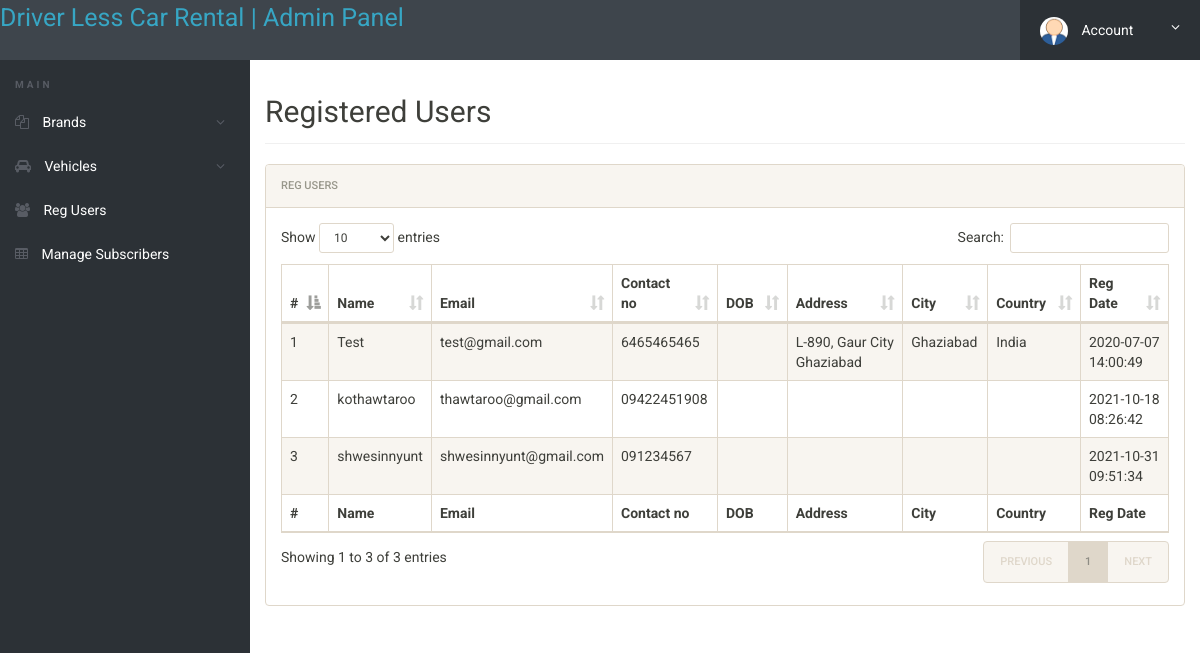
The page /admin/reg-users.php (signed in) on the database its author committed.
### tables this page shows
CREATE TABLE `tblusers` (
  `id` int(11) NOT NULL,
  `FullName` varchar(120) DEFAULT NULL,
  `EmailId` varchar(100) DEFAULT NULL,
  `Password` varchar(100) DEFAULT NULL,
  `ContactNo` char(11) DEFAULT NULL,
  `dob` varchar(100) DEFAULT NULL,
  `Address` varchar(255) DEFAULT NULL,
  `City` varchar(100) DEFAULT NULL,
  `Country` varchar(100) DEFAULT NULL,
  `RegDate` timestamp NULL DEFAULT current_timestamp(),
  `UpdationDate` timestamp NULL DEFAULT NULL ON UPDATE current_timestamp()
);

### admin/reg-users.php (the view, shortened to what this page needs)
<?php
if(strlen($_SESSION['alogin'])==0)
	{
header('location:index.php');
}
else{
 ?>
<!doctype html>
<html lang="en" class="no-js">
<head>
	<link rel="stylesheet" href="css/font-awesome.min.css">
	<link rel="stylesheet" href="css/bootstrap.min.css">
	<link rel="stylesheet" href="css/dataTables.bootstrap.min.css">
	<link rel="stylesheet" href="css/bootstrap-social.css">
	<link rel="stylesheet" href="css/bootstrap-select.css">
	<link rel="stylesheet" href="css/fileinput.min.css">
	<link rel="stylesheet" href="css/awesome-bootstrap-checkbox.css">
	<link rel="stylesheet" href="css/style.css">
</head>
<body>
	<?php include('includes/header.php');?>
	<div class="ts-main-content">
		<?php include('includes/leftbar.php');?>
		<div class="content-wrapper">
			<div class="container-fluid">
				<div class="row">
					<div class="col-md-12">
						<h2 class="page-title">Registered Users</h2>
						<div class="panel panel-default">
							<div class="panel-heading">Reg Users</div>
							<div class="panel-body">
								<table id="zctb" class="display table table-striped table-bordered table-hover" cellspacing="0" width="100%">
									<thead>
										<tr>
										<th>#</th>
												<th> Name</th>
											<th>Email </th>
											<th>Contact no</th>
										<th>DOB</th>
										<th>Address</th>
										<th>City</th>
										<th>Country</th>
										<th>Reg Date</th>
										</tr>
									</thead>
									<tfoot>
										<tr>
										<th>#</th>
											<th> Name</th>
											<th>Email </th>
											<th>Contact no</th>
										<th>DOB</th>
										<th>Address</th>
										<th>City</th>
										<th>Country</th>
										<th>Reg Date</th>
										</tr>
									</tfoot>
									<tbody>
									<?php $sql = "SELECT * from  tblusers ";
$query = $dbh -> prepare($sql);
$query->execute();
$results=$query->fetchAll(PDO::FETCH_OBJ);
$cnt=1;
if($query->rowCount() > 0)
{
foreach($results as $result)
{				?>
										<tr>
											<td><?php echo htmlentities($cnt);?></td>
											<td><?php echo htmlentities($result->FullName);?></td>
											<td><?php echo htmlentities($result->EmailId);?></td>
											<td><?php echo htmlentities($result->ContactNo);?></td>
	<td><?php echo htmlentities($result->dob);?></td>
											<td><?php echo htmlentities($result->Address);?></td>
											<td><?php echo htmlentities($result->City);?></td>
											<td><?php echo htmlentities($result->Country);?></td>
											<td><?php echo htmlentities($result->RegDate);?></td>
										</tr>
										<?php $cnt=$cnt+1; }} ?>
									</tbody>
								</table>
							</div>
						</div>
					</div>
				</div>
			</div>
		</div>
	</div>
</body>
</html>
<?php } ?>

### admin/css/style.css (style rules this page uses)
html { font-size: 14px; }
@media only screen and (min-width: 480px) { html { font-size: 17px; } }
@media only screen and (min-width: 768px) { html { font-size: 14px; } }
body { font-size: 1em; }
.panel { overflow: hidden; }
.page-title { padding-bottom: 15px; margin-bottom: 20px; border-bottom: 1px solid #f0f0f0; }
.ts-main-content .content-wrapper { padding-top: 15px; margin-top: 60px; }
@media only screen and (min-width: 992px) { .ts-main-content .content-wrapper { margin-left: 250px; } }

### rows shown on the page
tblusers: FullName "Test", EmailId "test@gmail.com", ContactNo "6465465465", Address "L-890, Gaur City Ghaziabad", City "Ghaziabad", Country "India", RegDate "2020-07-07 14:00:49"
tblusers: FullName "kothawtaroo", EmailId "thawtaroo@gmail.com", ContactNo "09422451908", RegDate "2021-10-18 08:26:42"
tblusers: FullName "shwesinnyunt", EmailId "shwesinnyunt@gmail.com", ContactNo "091234567", RegDate "2021-10-31 09:51:34"
